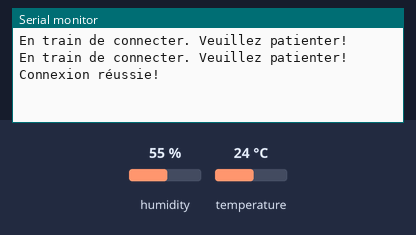
This sketch was run on a simulated ESP8266 (NodeMCU). Parts: the last lines printed to the serial monitor. Inputs (shaded band) come from the test bench; at power-on: temperature 24 °C, humidity 55 %. WiFi joins after 1.5 s; servers stay silent unless stated; uploads are accepted with an empty reply.

Above: at 3.2 s.
3.3 s: temperature set to 12 °C
At 4.5 s:
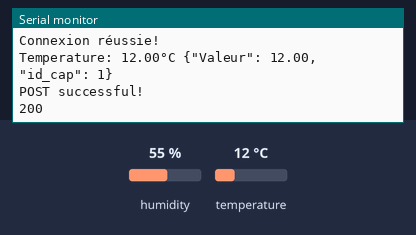
6.6 s: temperature set to 19 °C
At 8.63 s:
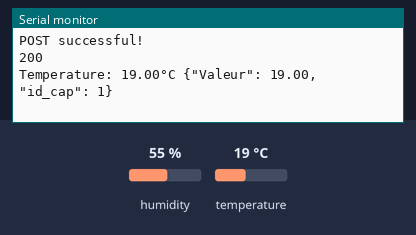

The sketch:

POST_tem.ino
```cpp
#include <ESP8266WiFi.h>
#include <ESP8266HTTPClient.h>
#include <DHT.h>

#define DHTPIN 0  // Digital pin connected to the DHT sensor
#define DHTTYPE DHT11  // DHT 11

// Initialize DHT sensor
DHT dht(DHTPIN, DHTTYPE);

const char* ssid = "MengMeng";  // le nom de WiFi
const char* password = "mengmengzuikeai";  // le mot de passe de WiFi
const char* serverUrl = "http://172.20.10.10:1880/mesures";  // l'adresse Serveur Python

WiFiServer server(80);  // l'objet de WiFiSever

void setup() {
  Serial.begin(115200);
  dht.begin();

  WiFi.begin(ssid, password);
  while(WiFi.status() != WL_CONNECTED){  // vérifier la connection
    delay(1000);
    Serial.println("En train de connecter. Veuillez patienter!");
  }
  Serial.println("Connexion réussie!");
}

void loop() {
  // Wait a few seconds between measurements.
  delay(2000);

  // Read temperature as Celsius (the default)
  float t = dht.readTemperature();

  // Check if any reads failed and exit early (to try again)
  if (isnan(t)) {
    Serial.println(F("Failed to read from DHT sensor!"));
    return;
  }

  Serial.print(F("Temperature: "));
  Serial.print(t);
  Serial.print(F("°C "));

  // Send temperature data to the server
  if (WiFi.status() == WL_CONNECTED) {
    WiFiClient client;  // l'objet WiFiClient
    HTTPClient http;  // l'objet HTTPClient
    http.begin(client, serverUrl);  // spécifier l'url
    http.addHeader("Content-Type", "application/json");  // spécifier le type du contexte json

    String jsonData = "{\"Valeur\": " + String(t) + ", \"id_cap\": 1}";
    int httpResponseCode = http.POST(jsonData);  // envoyer la requête POST
    Serial.println(jsonData);
    if (httpResponseCode > 0) {  //requête réussie
      Serial.println("POST successful!");
      String response = http.getString();
      Serial.println(httpResponseCode);  // print le code du réponse
      Serial.println(response);  // print le contexte du réponse

      // Parse the server's response for LED control
      if (response.indexOf("\"led_status\":\"ON\"") != -1) {
        digitalWrite(LED_BUILTIN, LOW); // Turn LED on
      } else {
        digitalWrite(LED_BUILTIN, HIGH);  // Turn LED off
      }
    }
    else {
      Serial.print("Erreur!");
      Serial.println(httpResponseCode);
    }
    http.end();  // finir la requête HTTP
  }
}
```

Measured:
- after the input at 3.3 s, the serial monitor: prints a new line after 0.73 s (image 1)
- after the input at 6.6 s, the serial monitor: prints a new line after 1.9 s (image 2)
